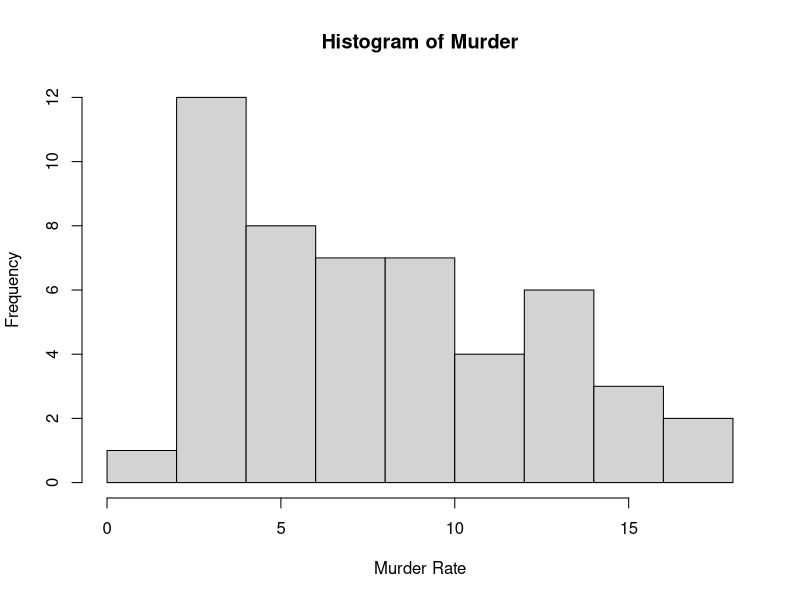
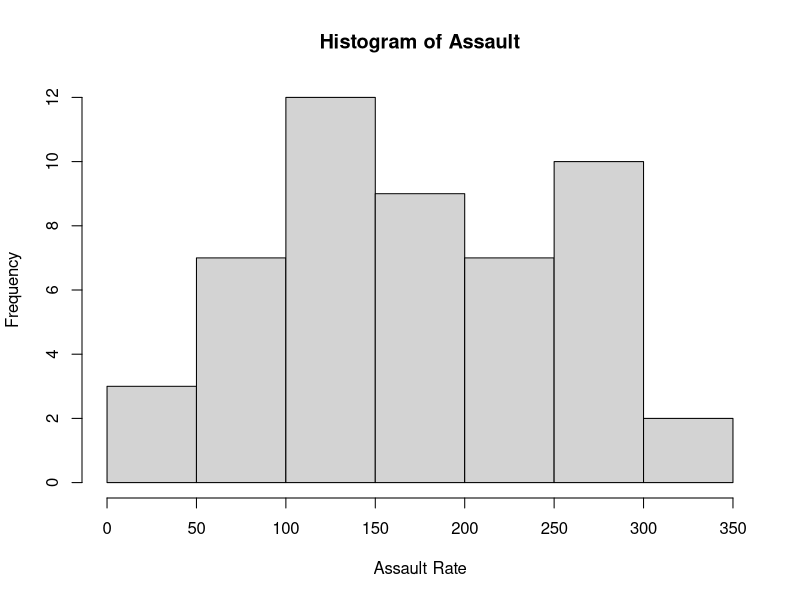
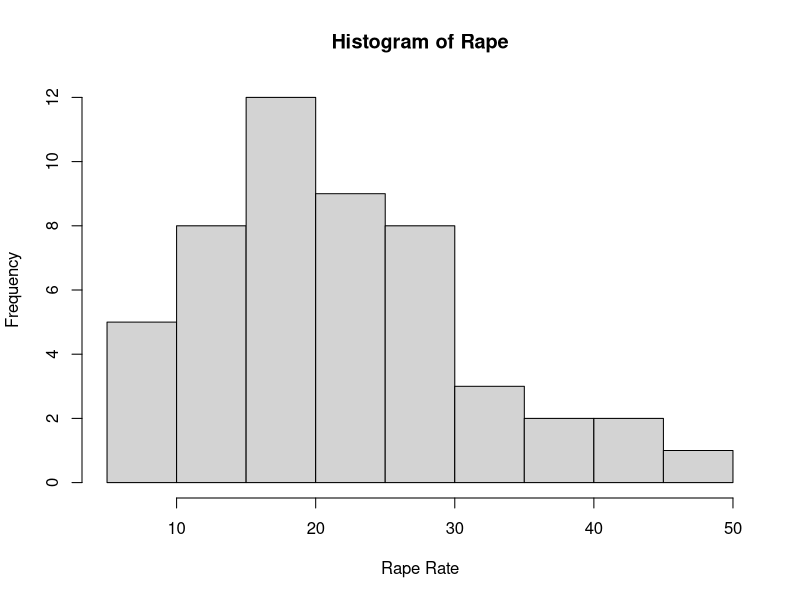
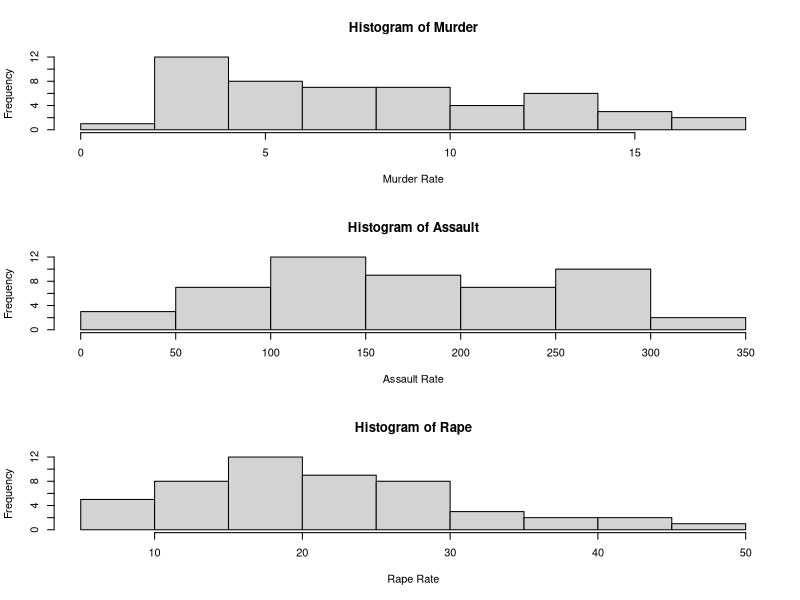
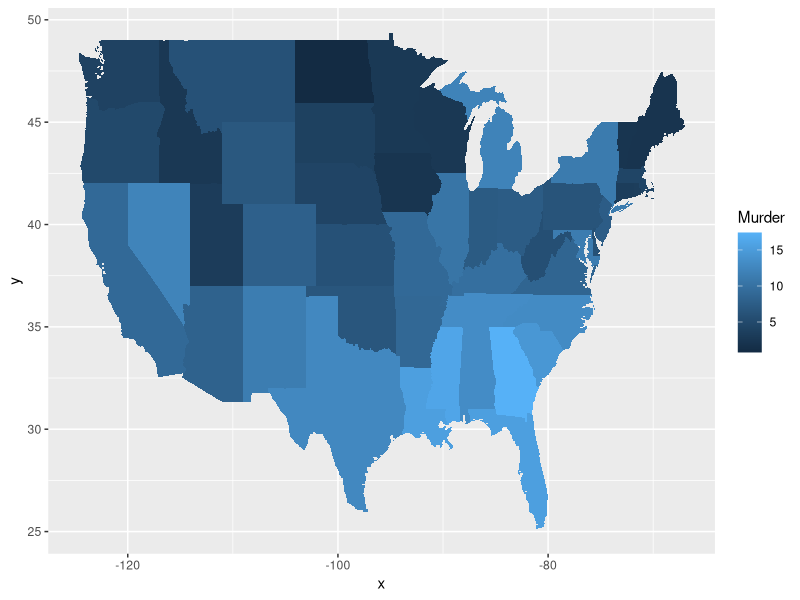

The R script that drew these images, in order:
## ---- chunk 1
# install.packages("datasets")
library(datasets)
## ---- chunk 2
USArrests
dat <- USArrests
## ---- chunk 3
dat$state <- tolower(rownames(USArrests))
## ---- chunk 4
list(dat)
head(dat)
names(dat)
summary(dat)

## ---- chunk 5
# histogram of Murder
hist(dat$Murder, main="Histogram of Murder", xlab="Murder Rate", ylab="Frequency")

## ---- chunk 6
#Summary of Murder
summary(dat$Murder)
## ---- chunk 7
#histogram of Assault
hist(dat$Assault, main="Histogram of Assault", xlab="Assault Rate", ylab="Frequency")
#Summary of Assault
summary(dat$Assault)

#Histogram of Rape
hist(dat$Rape, main="Histogram of Rape", xlab="Rape Rate", ylab="Frequency")
#Summary of Rape
summary(dat$Rape)

#Histogram of Murder, Assault, Rape
par(mfrow=c(3,1))
hist(dat$Murder, main="Histogram of Murder", xlab="Murder Rate", ylab="Frequency")
hist(dat$Assault, main="Histogram of Assault", xlab="Assault Rate", ylab="Frequency")
hist(dat$Rape, main="Histogram of Rape", xlab="Rape Rate", ylab="Frequency")
## ---- chunk 8
library('maps') 
library('ggplot2') 

ggplot(dat, aes(map_id=state, fill=Murder)) + 
  geom_map(map=map_data("state")) + 
  expand_limits(x=map_data("state")$long, y=map_data("state")$lat)
